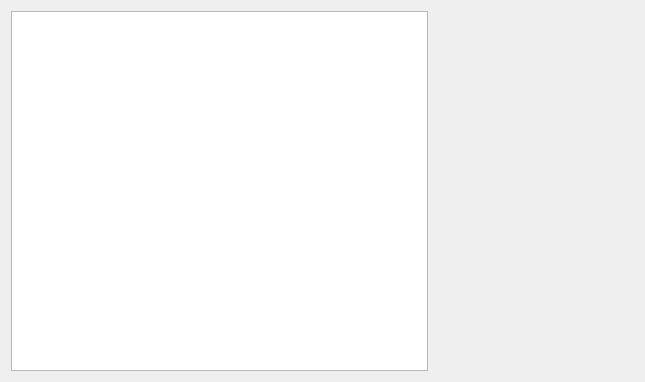
<?xml version="1.0" encoding="UTF-8"?>
<ui version="4.0">
 <class>ICPictureView</class>
 <widget class="QWidget" name="ICPictureView">
  <property name="geometry">
   <rect>
    <x>0</x>
    <y>0</y>
    <width>645</width>
    <height>382</height>
   </rect>
  </property>
  <property name="windowTitle">
   <string>Form</string>
  </property>
  <layout class="QHBoxLayout" name="horizontalLayout">
   <item>
    <widget class="QListWidget" name="picList"/>
   </item>
   <item>
    <widget class="QLabel" name="picView">
     <property name="minimumSize">
      <size>
       <width>200</width>
       <height>200</height>
      </size>
     </property>
     <property name="maximumSize">
      <size>
       <width>200</width>
       <height>200</height>
      </size>
     </property>
     <property name="text">
      <string/>
     </property>
     <property name="scaledContents">
      <bool>true</bool>
     </property>
    </widget>
   </item>
  </layout>
 </widget>
 <resources/>
 <connections/>
</ui>
